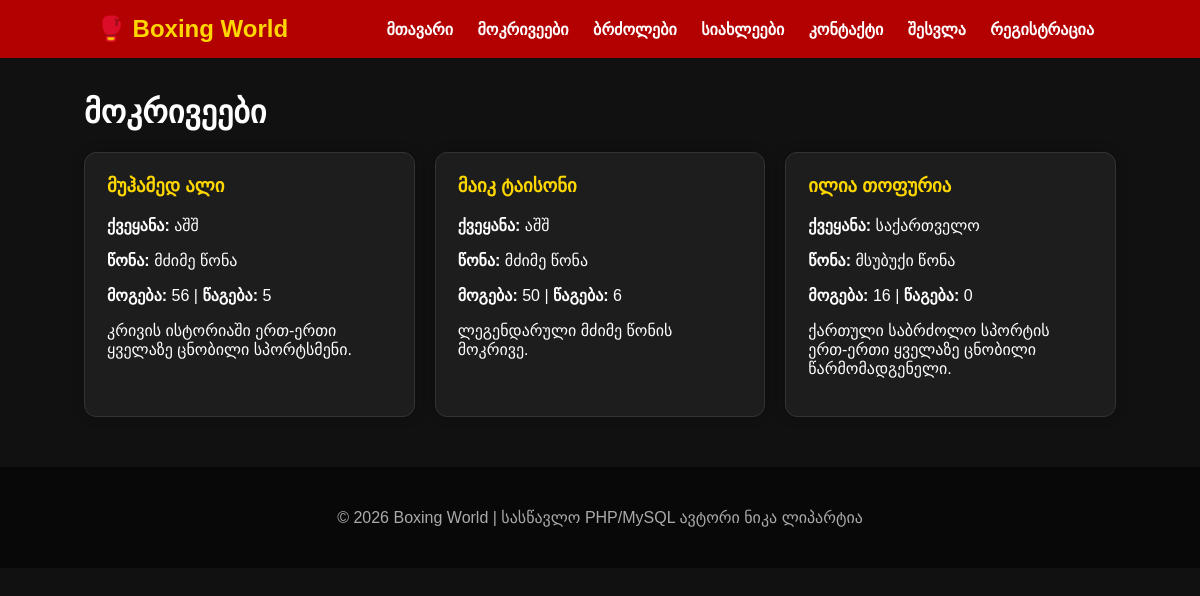
Page /fighters.php on the committed database.
### tables this page shows
CREATE TABLE IF NOT EXISTS fighters (
    id INT AUTO_INCREMENT PRIMARY KEY,
    name VARCHAR(120) NOT NULL,
    country VARCHAR(120) NOT NULL,
    weight VARCHAR(80) NOT NULL,
    wins INT DEFAULT 0,
    losses INT DEFAULT 0,
    description TEXT,
    created_at TIMESTAMP DEFAULT CURRENT_TIMESTAMP
);

### fighters.php (the view)
<?php include 'header.php'; include 'config/db.php'; ?>
<div class="container">
    <h1>მოკრივეები</h1>
    <div class="grid">
        <?php
        $result = mysqli_query($conn, "SELECT * FROM fighters ORDER BY id DESC");
        while($row = mysqli_fetch_assoc($result)):
        ?>
        <div class="card">
            <h3><?= htmlspecialchars($row['name']) ?></h3>
            <p><b>ქვეყანა:</b> <?= htmlspecialchars($row['country']) ?></p>
            <p><b>წონა:</b> <?= htmlspecialchars($row['weight']) ?></p>
            <p><b>მოგება:</b> <?= (int)$row['wins'] ?> | <b>წაგება:</b> <?= (int)$row['losses'] ?></p>
            <p><?= htmlspecialchars($row['description']) ?></p>
        </div>
        <?php endwhile; ?>
    </div>
</div>
<?php include 'footer.php'; ?>

### header.php (shortened to what this page needs)
<!DOCTYPE html>
<html lang="ka">
<head>
    <link rel="stylesheet" href="css/style.css">
</head>
<body>
<nav class="navbar">
    <a class="logo" href="index.php">🥊 Boxing World</a>
    <div class="nav-links">
        <a href="index.php">მთავარი</a>
        <a href="fighters.php">მოკრივეები</a>
        <a href="matches.php">ბრძოლები</a>
        <a href="news.php">სიახლეები</a>
        <a href="contact.php">კონტაქტი</a>
        <?php if(isset($_SESSION['user'])): ?>
            <?php if(isset($_SESSION['role']) && $_SESSION['role'] === 'admin'): ?>
                <a href="admin/dashboard.php">Admin</a>
            <?php endif; ?>
            <a href="logout.php">გასვლა</a>
        <?php else: ?>
            <a href="login.php">შესვლა</a>
            <a href="register.php">რეგისტრაცია</a>
        <?php endif; ?>
    </div>
</nav>

### footer.php
<footer class="footer">
    <p>© 2026 Boxing World | სასწავლო PHP/MySQL ავტორი ნიკა ლიპარტია</p>
</footer>
</body>
</html>

### css/style.css (style rules this page uses)
* { box-sizing:border-box }
body { margin:0;font-family:Arial,Helvetica,sans-serif;background:#111;color:#fff }
a { color:inherit }
.navbar { background:#b30000;padding:15px 8%;display:flex;justify-content:space-between;align-items:center;gap:20px;flex-wrap:wrap }
.logo { font-size:24px;font-weight:bold;color:#ffd700;text-decoration:none }
.nav-links a { margin:0 10px;text-decoration:none;font-weight:bold }
.container { width:86%;margin:35px auto }
.grid { display:grid;grid-template-columns:repeat(auto-fit,minmax(240px,1fr));gap:20px }
.card { background:#1d1d1d;border:1px solid #333;border-radius:12px;padding:22px;box-shadow:0 0 12px rgba(0,0,0,.25) }
.card h3 { color:#ffd700;margin-top:0 }
.footer { text-align:center;background:#080808;padding:25px;margin-top:50px;color:#aaa }

### rows in the picture
fighters: name "მუჰამედ ალი", country "აშშ", weight "მძიმე წონა", wins "56", losses "5", description "კრივის ისტორიაში ერთ-ერთი ყველაზე ცნობილი სპორტსმენი."
fighters: name "მაიკ ტაისონი", country "აშშ", weight "მძიმე წონა", wins "50", losses "6", description "ლეგენდარული მძიმე წონის მოკრივე."
fighters: name "ილია თოფურია", country "საქართველო", weight "მსუბუქი წონა", wins "16", losses "0", description "ქართული საბრძოლო სპორტის ერთ-ერთი ყველაზე ცნობილი წარმომადგენელი."
